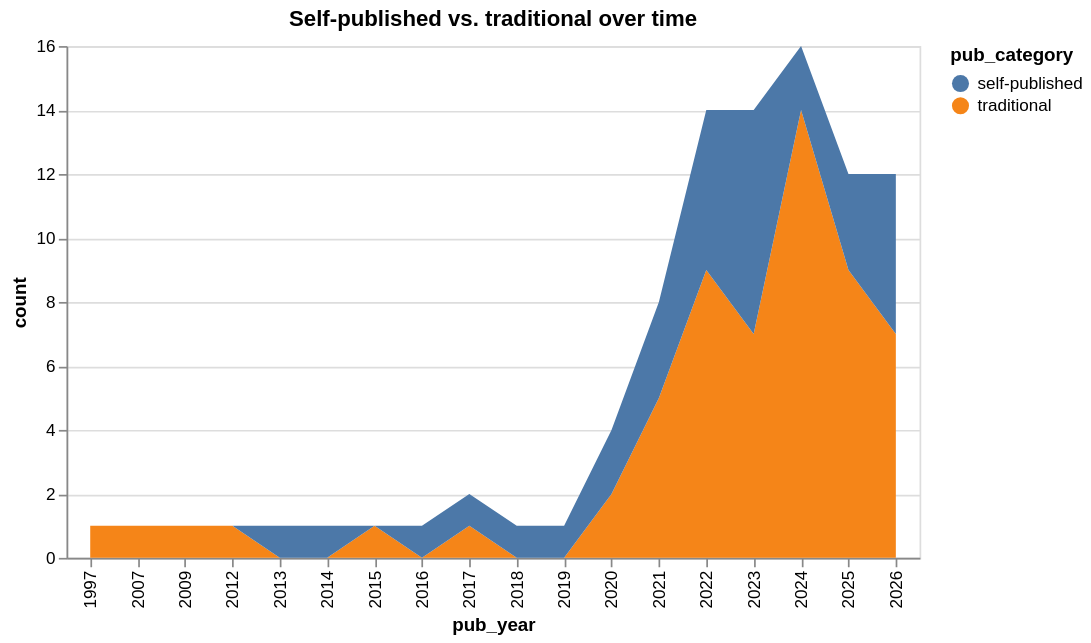

Notebook code for this chart:
### Code cell
#Self-pub vs. traditional over time

by_year_category = df.groupby(["pub_year", "pub_category"]).size().reset_index(name="count")

alt.Chart(by_year_category).mark_area().encode(
    x="pub_year:O",
    y="count:Q",
    color="pub_category:N"
).properties(title="Self-published vs. traditional over time", width=500)

### Figure 1 — Vega-Lite specification as saved in the notebook (floating-point values rounded to 4 significant figures)
{"config": {"view": {"continuousWidth": 300, "continuousHeight": 300}}, "data": {"name": "data-392321e0a0b729223679b69895d751ad"}, "mark": {"type": "area"}, "encoding": {"color": {"field": "pub_category", "type": "nominal"}, "x": {"field": "pub_year", "type": "ordinal"}, "y": {"field": "count", "type": "quantitative"}}, "title": "Self-published vs. traditional over time", "width": 500, "$schema": "https://vega.github.io/schema/vega-lite/v6.4.1.json", "datasets": {"data-392321e0a0b729223679b69895d751ad": [{"pub_year": 1997.0, "pub_category": "traditional", "count": 1}, {"pub_year": 2007.0, "pub_category": "traditional", "count": 1}, {"pub_year": 2009.0, "pub_category": "traditional", "count": 1}, {"pub_year": 2012.0, "pub_category": "traditional", "count": 1}, {"pub_year": 2013.0, "pub_category": "self-published", "count": 1}, {"pub_year": 2014.0, "pub_category": "self-published", "count": 1}, {"pub_year": 2015.0, "pub_category": "traditional", "count": 1}, {"pub_year": 2016.0, "pub_category": "self-published", "count": 1}, {"pub_year": 2017.0, "pub_category": "self-published", "count": 1}, {"pub_year": 2017.0, "pub_category": "traditional", "count": 1}, {"pub_year": 2018.0, "pub_category": "self-published", "count": 1}, {"pub_year": 2019.0, "pub_category": "self-published", "count": 1}, {"pub_year": 2020.0, "pub_category": "self-published", "count": 2}, {"pub_year": 2020.0, "pub_category": "traditional", "count": 2}, {"pub_year": 2021.0, "pub_category": "self-published", "count": 3}, {"pub_year": 2021.0, "pub_category": "traditional", "count": 5}, {"pub_year": 2022.0, "pub_category": "self-published", "count": 5}, {"pub_year": 2022.0, "pub_category": "traditional", "count": 9}, {"pub_year": 2023.0, "pub_category": "self-published", "count": 7}, {"pub_year": 2023.0, "pub_category": "traditional", "count": 7}, {"pub_year": 2024.0, "pub_category": "self-published", "count": 2}, {"pub_year": 2024.0, "pub_category": "traditional", "count": 14}, {"pub_year": 2025.0, "pub_category": "self-published", "count": 3}, {"pub_year": 2025.0, "pub_category": "traditional", "count": 9}, {"pub_year": 2026.0, "pub_category": "self-published", "count": 5}, {"pub_year": 2026.0, "pub_category": "traditional", "count": 7}]}}
